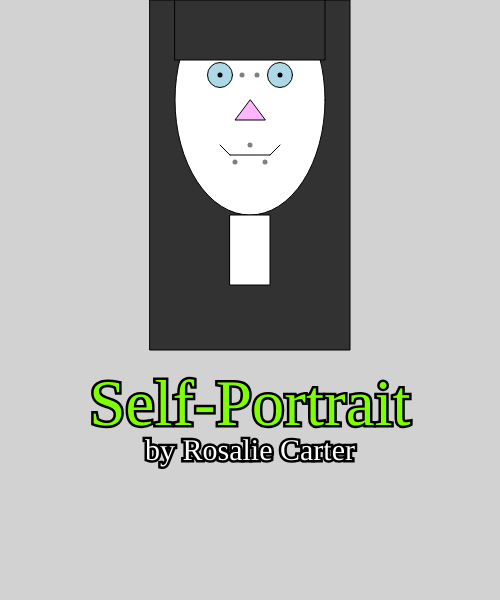
Frame 1 (no input)
Frame 60 (no input): identical to frame 1, image omitted
Frame 120 (the mouse pressed at the canvas centre since frame 60): identical to frame 1, image omitted

The p5.js sketch that drew this single still picture (run headless with seeded random() and noise() and a simulated clock; from frame 60 on, the mouse is pressed at the canvas centre):

// p5.js sketch
// ── sketch.js
function setup() {
    createCanvas(500, 600);
  }
  
  function draw() {
    background(210);
    strokeWeight(1);
    stroke('black')
    fill(50);
    rect(150,0,200,350)
    fill(255,255,255);
    ellipse(250,100,150,230);
    fill(50);
    rect(175,0,150,60)
    fill(255,255,255);
    rect(230,215,40,70)
    fill(173,216,230)
    circle(280,75,25)
    fill(173,216,230)
    circle(220,75,25)
    fill(255,182,253)
    triangle(250,100,235,120,265,120)
    line(270,155,230,155)
    line(270,155,280,145)
    line(230,155,220,145)
    strokeWeight(5)
    point(220,75)
    point(280,75)
    stroke('grey')
    point(242,75)
    point(257,75)
    point(250,145)
    point(235,162)
    point(265,162)
    stroke('black')
    textAlign(CENTER);
    fill('chartreuse')
    textFont('MS Gothic')
    textSize(65);
    text("Self-Portrait", 250, 425);
    textAlign(CENTER);
    fill('white');
    textFont('Times New Roman')
    textSize(30);
    text("by Rosalie Carter", 250, 460)
    
    
  }
// ── index.html.html
<html>
    <head>
        <script src="sketch.js"></script>
        <script src="p5.js"></script>
        <title> The Self </title>
    </head>
    <body>
    </body>
</html>
